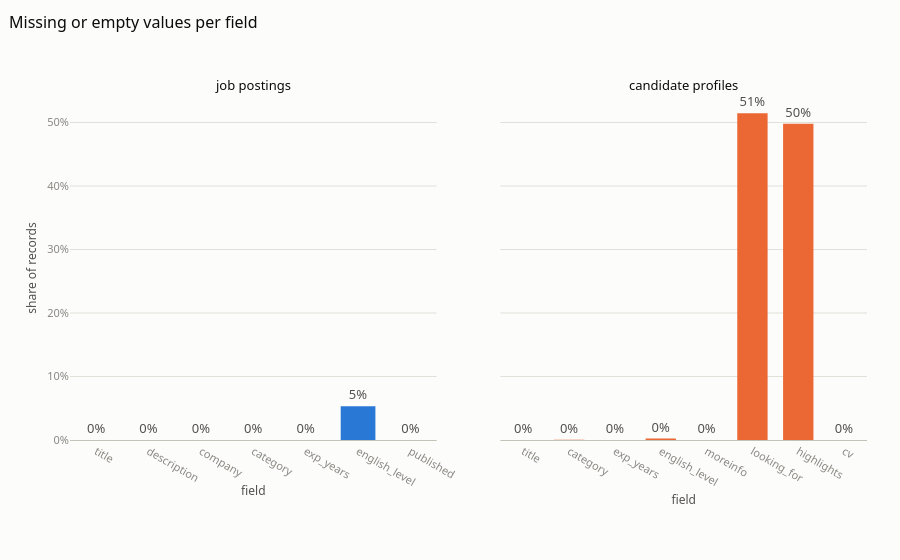

The code cell stored with this chart in its notebook:
### Code cell
m = pd.concat([miss_jobs.assign(table="job postings"), miss_cvs.assign(table="candidate profiles")])
fig = px.bar(m, x="field", y="share", color="table", barmode="group", facet_col="table", facet_col_spacing=0.08, text=m["share"].map(lambda v: f"{v:.0%}"),
             title="Missing or empty values per field")
fig.update_traces(textposition="outside"); fig.update_xaxes(matches=None); fig.update_layout(yaxis_tickformat=".0%", showlegend=False, yaxis_title="share of records")
viz.save_fig(fig, "eda03_missing_values", "Djinni: share of missing/empty values per field for job postings and candidate profiles (CV free-text fields such as 'Looking For' and 'Highlights' are often empty).")
fig

### Figure 1 — Plotly figure (JSON) as saved in the notebook; plotly's stock layout.template omitted (floating-point values rounded to 4 significant figures)
{"data": [{"alignmentgroup": "True", "hovertemplate": "table=job postings<br>field=%{x}<br>share=%{y}<br>text=%{text}<extra></extra>", "legendgroup": "job postings", "marker": {"color": "#2a78d6", "pattern": {"shape": ""}}, "name": "job postings", "offsetgroup": "job postings", "orientation": "v", "showlegend": true, "text": ["0%", "0%", "0%", "0%", "0%", "5%", "0%"], "textposition": "outside", "type": "bar", "x": ["title", "description", "company", "category", "exp_years", "english_level", "published"], "xaxis": "x", "y": [0.0, 0.0, 0.0, 0.0, 0.0, 0.0531, 0.0], "yaxis": "y"}, {"alignmentgroup": "True", "hovertemplate": "table=candidate profiles<br>field=%{x}<br>share=%{y}<br>text=%{text}<extra></extra>", "legendgroup": "candidate profiles", "marker": {"color": "#eb6834", "pattern": {"shape": ""}}, "name": "candidate profiles", "offsetgroup": "candidate profiles", "orientation": "v", "showlegend": true, "text": ["0%", "0%", "0%", "0%", "0%", "51%", "50%", "0%"], "textposition": "outside", "type": "bar", "x": ["title", "category", "exp_years", "english_level", "moreinfo", "looking_for", "highlights", "cv"], "xaxis": "x2", "y": [0.0, 0.0002, 0.0, 0.0023, 0.0, 0.5146, 0.4981, 0.0], "yaxis": "y2"}], "layout": {"annotations": [{"font": {}, "showarrow": false, "text": "job postings", "x": 0.23, "xanchor": "center", "xref": "paper", "y": 1.0, "yanchor": "bottom", "yref": "paper"}, {"font": {}, "showarrow": false, "text": "candidate profiles", "x": 0.77, "xanchor": "center", "xref": "paper", "y": 1.0, "yanchor": "bottom", "yref": "paper"}], "autosize": true, "barmode": "group", "legend": {"orientation": "h", "title": {"text": "table"}, "tracegroupgap": 0, "x": 0, "xanchor": "left", "y": -0.16, "yanchor": "top"}, "margin": {"b": 120}, "showlegend": false, "title": {"text": "Missing or empty values per field"}, "xaxis": {"anchor": "y", "domain": [0.0, 0.46], "title": {"text": "field"}}, "xaxis2": {"anchor": "y2", "domain": [0.54, 1.0], "title": {"text": "field"}}, "yaxis": {"anchor": "x", "domain": [0.0, 1.0], "tickformat": ".0%", "title": {"text": "share of records"}}, "yaxis2": {"anchor": "x2", "domain": [0.0, 1.0], "matches": "y", "showticklabels": false}}}
